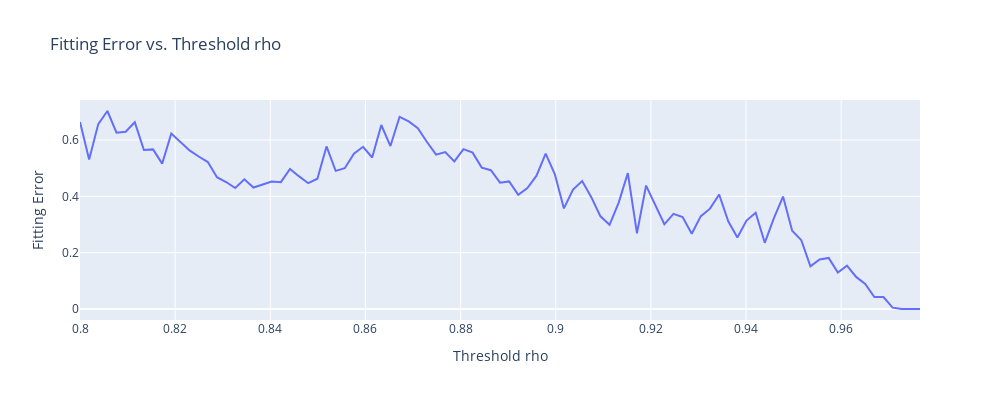

Here is the notebook cell this chart was saved with:
### Code cell
max_ccs = []
errors = []
num_nodes_without_isolates = []


def exponential_degree(k, alpha, gamma):
    return alpha * np.exp(-gamma * k)

def make_graph(rho):
    # 1. Threshold the correlation matrix
    adj_matrix_ci = (corr_matrix_ci.abs() > rho).astype(int)
    np.fill_diagonal(adj_matrix_ci.values, 0)

    # 2. Create a graph from the adjacency matrix
    G = nx.from_pandas_adjacency(adj_matrix_ci)
    G.remove_edges_from(nx.selfloop_edges(G))

    count_non_isolates = 0
    for node, degree in dict(G.degree()).items():
        if degree > 0:
            count_non_isolates += 1

    num_nodes_without_isolates.append(count_non_isolates)

    cc = max(nx.connected_components(G), key=len)
    max_ccs.append(len(cc))

    return G

def fitting_error_for_threshold(rho):
    # 1. Build the graph at threshold rho
    G = make_graph(rho)

    max_cc = max(nx.connected_components(G), key=len)

    # 2. Degree distribution
    degrees = [deg for _, deg in G.degree()]
    hist = np.bincount(degrees)
    p_k = hist / hist.sum()

    # 3. Fit alpha, gamma
    k_vals = np.arange(1, len(p_k))
    p_vals = p_k[1:]
    nonzero = p_vals > 0
    k_fit = k_vals[nonzero]
    p_fit = p_vals[nonzero]
    popt, _ = curve_fit(exponential_degree, k_fit, p_fit, p0=(1.0, 0.1))
    alpha_fit, gamma_fit = popt

    # 4. Compute fitting error
    p_exp_fit = exponential_degree(k_vals, alpha_fit, gamma_fit)
    e_fit = np.sum(np.abs(p_k[1:] - p_exp_fit))

    errors.append(e_fit)

    if len(max_cc) < 10:
        raise Warning(f"Graph has less than 10 nodes at rho = {rho}")
    return e_fit, alpha_fit, gamma_fit, max_cc

import warnings

# Loop over candidate rho’s
rhos = np.linspace(0.8, 0.99, 100)
best_rho = None
best_err = float('inf')
rhos_run = []
problems = []
for rho in rhos:
    try:
        with warnings.catch_warnings():
            warnings.simplefilter("ignore")
            err, alpha_fit, gamma_fit, max_cc = fitting_error_for_threshold(rho)
        rhos_run.append(rho)
        
        if err < best_err:
            best_rho = rho
            best_err = err
    except:
        problems.append(rho)
        continue
    
# Plot the error as a function of rho
fig = go.Figure()
fig.add_trace(go.Scatter(x=rhos, y=errors, mode='lines', name='Fitting Error'))
fig.update_layout(
    title='Fitting Error vs. Threshold rho',
    xaxis_title='Threshold rho',
    yaxis_title='Fitting Error',
    width=1000,
    height=400
)
fig.show()

# Plot max connected component size
fig = go.Figure()
fig.add_trace(go.Scatter(x=rhos, y=max_ccs[:93], mode='lines', name='Max CC Size'))
fig.update_layout(
    title='Max Connected Component Size vs. Threshold rho',
    xaxis_title='Threshold rho',
    yaxis_title='Max CC Size',
    width=1000,
    height=400
)
fig.show()

# Plot number of nodes without isolates
fig = go.Figure()
fig.add_trace(go.Scatter(x=rhos, y=num_nodes_without_isolates, mode='lines', name='Nodes without Isolates'))
fig.update_layout(
    title='Number of Nodes without Isolates vs. Threshold rho',
    xaxis_title='Threshold rho',
    yaxis_title='Number of Nodes without Isolates',
    width=1000,
    height=400
)
fig.show()


print(f"Problems at thresholds: {problems}")

print(f"Best threshold = {best_rho}, with error = {best_err}")

### Figure 1 — Plotly figure (JSON) as saved in the notebook; plotly's stock layout.template omitted (floating-point values rounded to 4 significant figures)
{"data": [{"mode": "lines", "name": "Fitting Error", "type": "scatter", "x": [0.8, 0.8019, 0.8038, 0.8058, 0.8077, 0.8096, 0.8115, 0.8134, 0.8154, 0.8173, 0.8192, 0.8211, 0.823, 0.8249, 0.8269, 0.8288, 0.8307, 0.8326, 0.8345, 0.8365, 0.8384, 0.8403, 0.8422, 0.8441, 0.8461, 0.848, 0.8499, 0.8518, 0.8537, 0.8557, 0.8576, 0.8595, 0.8614, 0.8633, 0.8653, 0.8672, 0.8691, 0.871, 0.8729, 0.8748, 0.8768, 0.8787, 0.8806, 0.8825, 0.8844, 0.8864, 0.8883, 0.8902, 0.8921, 0.894, 0.896, 0.8979, 0.8998, 0.9017, 0.9036, 0.9056, 0.9075, 0.9094, 0.9113, 0.9132, 0.9152, 0.9171, 0.919, 0.9209, 0.9228, 0.9247, 0.9267, 0.9286, 0.9305, 0.9324, 0.9343, 0.9363, 0.9382, 0.9401, 0.942, 0.9439, 0.9459, 0.9478, 0.9497, 0.9516, 0.9535, 0.9555, 0.9574, 0.9593, 0.9612, 0.9631, 0.9651, 0.967, 0.9689, 0.9708, 0.9727, 0.9746, 0.9766, 0.9785, 0.9804, 0.9823, 0.9842, 0.9862, 0.9881, 0.99], "y": [0.664, 0.5307, 0.6563, 0.7029, 0.6261, 0.6295, 0.6631, 0.5646, 0.5666, 0.5161, 0.6232, 0.5919, 0.5629, 0.5413, 0.5216, 0.4677, 0.4509, 0.4294, 0.4603, 0.4311, 0.4415, 0.4522, 0.4503, 0.4972, 0.4707, 0.4466, 0.4623, 0.577, 0.4902, 0.4996, 0.5515, 0.5759, 0.5378, 0.6532, 0.5784, 0.6823, 0.6661, 0.642, 0.5928, 0.5479, 0.5572, 0.5239, 0.5674, 0.555, 0.502, 0.4927, 0.4485, 0.453, 0.4055, 0.4294, 0.4733, 0.5517, 0.4793, 0.357, 0.424, 0.4543, 0.397, 0.3289, 0.299, 0.3775, 0.4822, 0.2688, 0.4382, 0.367, 0.3007, 0.3379, 0.3268, 0.2672, 0.3297, 0.3562, 0.4064, 0.3113, 0.2541, 0.314, 0.3416, 0.235, 0.3224, 0.399, 0.2779, 0.2443, 0.1512, 0.1756, 0.1813, 0.1294, 0.1536, 0.1139, 0.08885, 0.04216, 0.04216, 0.004693, 0, 0, 0]}], "layout": {"height": 400, "title": {"text": "Fitting Error vs. Threshold rho"}, "width": 1000, "xaxis": {"title": {"text": "Threshold rho"}}, "yaxis": {"title": {"text": "Fitting Error"}}}}
